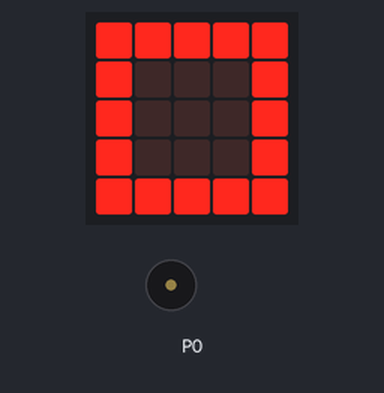
Simulated run of this program. Board: BBC micro:bit (MakeCode). Shown: the board's 5×5 LED display, buzzer (waves = sounding).

Above: at 0.1 s.
At 1.2 s:
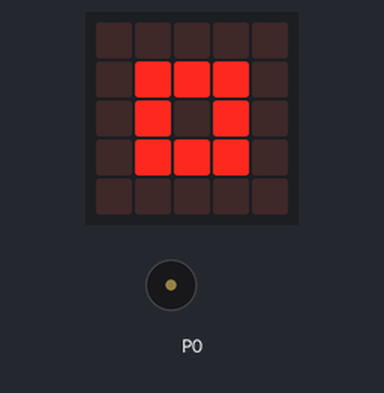
At 2.1 s:
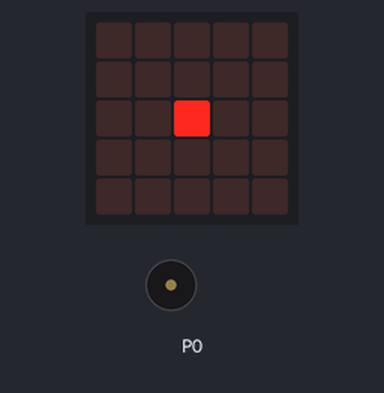
At 3.9 s:
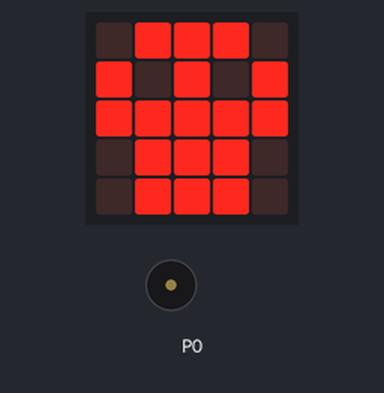
Timing chart, 0 to 40.0 s (numbered marks = the images above):
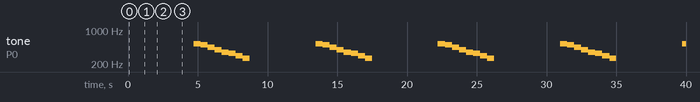

The program:

main.ts
```typescript
basic.forever(function () {
    basic.showIcon(IconNames.Square)
    basic.pause(500)
    basic.showLeds(`
        . . . . .
        . # # # .
        . # . # .
        . # # # .
        . . . . .
        `)
    basic.pause(500)
    basic.showLeds(`
        . . . . .
        . . . . .
        . . # . .
        . . . . .
        . . . . .
        `)
    basic.pause(500)
    basic.showLeds(`
        . . # . .
        # # # # #
        . . # . .
        . # . # .
        . # . # .
        `)
    basic.pause(500)
    basic.showLeds(`
        . # # # .
        # . # . #
        # # # # #
        . # # # .
        . # # # .
        `)
    basic.pause(500)
    music.play(music.stringPlayable("C5 B A G F E D C ", 120), music.PlaybackMode.UntilDone)
})
```

test.ts
```typescript
// testes vão aqui; isto não será compilado quando este pacote for usado como uma extensão.
```

Measured:
- by itself, tone on P0: repeats every 8.8 s: 494 Hz 0.51 s, 440 Hz 0.51 s, 392 Hz 0.51 s, 349 Hz 0.51 s, 330 Hz 0.51 s, 294 Hz 0.51 s, 262 Hz 0.50 s, silent 4.7 s, 523 Hz 0.51 s
- what the display in image 1 shows lasts 0.9 s, from 1.1 s to 2.0 s
